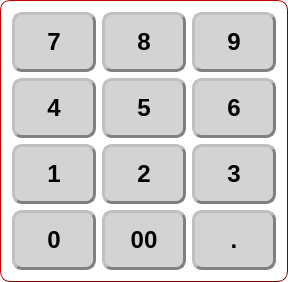
  <widget class="QGroupBox" name="groupBox_5">
   <property name="geometry">
    <rect>
     <x>850</x>
     <y>230</y>
     <width>281</width>
     <height>271</height>
    </rect>
   </property>
   <property name="styleSheet">
    <string notr="true">background-color: rgba(0, 0, 0, 0%);
border-style: outset;
border-width: 1px;
border-radius: 10px;
border-color: maroon;</string>
   </property>
   <property name="title">
    <string/>
   </property>
   <layout class="QGridLayout" name="gridLayout_7">
    <item row="2" column="1">
     <widget class="QPushButton" name="pushButton_72">
      <property name="minimumSize">
       <size>
        <width>84</width>
        <height>60</height>
       </size>
      </property>
      <property name="font">
       <font>
        <pointsize>18</pointsize>
        <weight>75</weight>
        <bold>true</bold>
        <strikeout>false</strikeout>
       </font>
      </property>
      <property name="styleSheet">
       <string notr="true">
QPushButton{
                                        background-color:LightGray;
                                        border-style: outset;
                                        border-width: 3px;
                                        border-radius: 10px;
                                        border-color: Gray;
                                        min-width: 6em;
                    color:black;
                                        }
                                        QPushButton:hover {
                                        background: qradialgradient(
                                        cx: 0.3, cy: -0.4, fx: 0.3, fy: -0.4,
                                        radius: 1.35, stop: 0 #fff, stop: 1 #bbb
                                        );
                                        }
                                        QPushButton:pressed {
                                        border-style: inset;
                                        background: qradialgradient(
                                        cx: 0.4, cy: -0.1, fx: 0.4, fy: -0.1,
                                        radius: 1.35, stop: 0 #fff, stop: 1 #ddd
                                        );
                                        }
                                    </string>
      </property>
      <property name="text">
       <string>5</string>
      </property>
     </widget>
    </item>
    <item row="2" column="2">
     <widget class="QPushButton" name="pushButton_99">
      <property name="minimumSize">
       <size>
        <width>84</width>
        <height>60</height>
       </size>
      </property>
      <property name="font">
       <font>
        <pointsize>18</pointsize>
        <weight>75</weight>
        <bold>true</bold>
        <strikeout>false</strikeout>
       </font>
      </property>
      <property name="styleSheet">
       <string notr="true">
QPushButton{
                                        background-color:LightGray;
                                        border-style: outset;
                                        border-width: 3px;
                                        border-radius: 10px;
                                        border-color: Gray;
                                        min-width: 6em;
                    color:black;
                                        }
                                        QPushButton:hover {
                                        background: qradialgradient(
                                        cx: 0.3, cy: -0.4, fx: 0.3, fy: -0.4,
                                        radius: 1.35, stop: 0 #fff, stop: 1 #bbb
                                        );
                                        }
                                        QPushButton:pressed {
                                        border-style: inset;
                                        background: qradialgradient(
                                        cx: 0.4, cy: -0.1, fx: 0.4, fy: -0.1,
                                        radius: 1.35, stop: 0 #fff, stop: 1 #ddd
                                        );
                                        }
                                    </string>
      </property>
      <property name="text">
       <string>6</string>
      </property>
     </widget>
    </item>
    <item row="3" column="2">
     <widget class="QPushButton" name="pushButton_100">
      <property name="minimumSize">
       <size>
        <width>84</width>
        <height>60</height>
       </size>
      </property>
      <property name="font">
       <font>
        <pointsize>18</pointsize>
        <weight>75</weight>
        <bold>true</bold>
        <strikeout>false</strikeout>
       </font>
      </property>
      <property name="styleSheet">
       <string notr="true">
QPushButton{
                                        background-color:LightGray;
                                        border-style: outset;
                                        border-width: 3px;
                                        border-radius: 10px;
                                        border-color: Gray;
                                        min-width: 6em;
                    color:black;
                                        }
                                        QPushButton:hover {
                                        background: qradialgradient(
                                        cx: 0.3, cy: -0.4, fx: 0.3, fy: -0.4,
                                        radius: 1.35, stop: 0 #fff, stop: 1 #bbb
                                        );
                                        }
                                        QPushButton:pressed {
                                        border-style: inset;
                                        background: qradialgradient(
                                        cx: 0.4, cy: -0.1, fx: 0.4, fy: -0.1,
                                        radius: 1.35, stop: 0 #fff, stop: 1 #ddd
                                        );
                                        }
                                    </string>
      </property>
      <property name="text">
       <string>3</string>
      </property>
     </widget>
    </item>
    <item row="3" column="0">
     <widget class="QPushButton" name="pushButton_107">
      <property name="minimumSize">
       <size>
        <width>84</width>
        <height>60</height>
       </size>
      </property>
      <property name="font">
       <font>
        <pointsize>18</pointsize>
        <weight>75</weight>
        <bold>true</bold>
        <strikeout>false</strikeout>
       </font>
      </property>
      <property name="styleSheet">
       <string notr="true">
QPushButton{
                                        background-color:LightGray;
                                        border-style: outset;
                                        border-width: 3px;
                                        border-radius: 10px;
                                        border-color: Gray;
                                        min-width: 6em;
                    color:black;
                                        }
                                        QPushButton:hover {
                                        background: qradialgradient(
                                        cx: 0.3, cy: -0.4, fx: 0.3, fy: -0.4,
                                        radius: 1.35, stop: 0 #fff, stop: 1 #bbb
                                        );
                                        }
                                        QPushButton:pressed {
                                        border-style: inset;
                                        background: qradialgradient(
                                        cx: 0.4, cy: -0.1, fx: 0.4, fy: -0.1,
                                        radius: 1.35, stop: 0 #fff, stop: 1 #ddd
                                        );
                                        }
                                    </string>
      </property>
      <property name="text">
       <string>1</string>
      </property>
     </widget>
    </item>
    <item row="4" column="2">
     <widget class="QPushButton" name="pushButton_98">
      <property name="minimumSize">
       <size>
        <width>84</width>
        <height>60</height>
       </size>
      </property>
      <property name="font">
       <font>
        <pointsize>18</pointsize>
        <weight>75</weight>
        <bold>true</bold>
        <strikeout>false</strikeout>
       </font>
      </property>
      <property name="styleSheet">
       <string notr="true">
QPushButton{
                                        background-color:LightGray;
                                        border-style: outset;
                                        border-width: 3px;
                                        border-radius: 10px;
                                        border-color: Gray;
                                        min-width: 6em;
                    color:black;
                                        }
                                        QPushButton:hover {
                                        background: qradialgradient(
                                        cx: 0.3, cy: -0.4, fx: 0.3, fy: -0.4,
                                        radius: 1.35, stop: 0 #fff, stop: 1 #bbb
                                        );
                                        }
                                        QPushButton:pressed {
                                        border-style: inset;
                                        background: qradialgradient(
                                        cx: 0.4, cy: -0.1, fx: 0.4, fy: -0.1,
                                        radius: 1.35, stop: 0 #fff, stop: 1 #ddd
                                        );
                                        }
                                    </string>
      </property>
      <property name="text">
       <string>.</string>
      </property>
     </widget>
    </item>
    <item row="0" column="0">
     <widget class="QPushButton" name="pushButton_111">
      <property name="minimumSize">
       <size>
        <width>84</width>
        <height>60</height>
       </size>
      </property>
      <property name="font">
       <font>
        <pointsize>18</pointsize>
        <weight>75</weight>
        <bold>true</bold>
        <strikeout>false</strikeout>
       </font>
      </property>
      <property name="styleSheet">
       <string notr="true">
QPushButton{
                                        background-color:LightGray;
                                        border-style: outset;
                                        border-width: 3px;
                                        border-radius: 10px;
                                        border-color: Gray;
                                        min-width: 6em;
                    color:black;
                                        }
                                        QPushButton:hover {
                                        background: qradialgradient(
                                        cx: 0.3, cy: -0.4, fx: 0.3, fy: -0.4,
                                        radius: 1.35, stop: 0 #fff, stop: 1 #bbb
                                        );
                                        }
                                        QPushButton:pressed {
                                        border-style: inset;
                                        background: qradialgradient(
                                        cx: 0.4, cy: -0.1, fx: 0.4, fy: -0.1,
                                        radius: 1.35, stop: 0 #fff, stop: 1 #ddd
                                        );
                                        }
                                    </string>
      </property>
      <property name="text">
       <string>7</string>
      </property>
     </widget>
    </item>
    <item row="2" column="0">
     <widget class="QPushButton" name="pushButton_106">
      <property name="minimumSize">
       <size>
        <width>84</width>
        <height>60</height>
       </size>
      </property>
      <property name="font">
       <font>
        <pointsize>18</pointsize>
        <weight>75</weight>
        <bold>true</bold>
        <strikeout>false</strikeout>
       </font>
      </property>
      <property name="styleSheet">
       <string notr="true">
QPushButton{
                                        background-color:LightGray;
                                        border-style: outset;
                                        border-width: 3px;
                                        border-radius: 10px;
                                        border-color: Gray;
                                        min-width: 6em;
                    color:black;
                                        }
                                        QPushButton:hover {
                                        background: qradialgradient(
                                        cx: 0.3, cy: -0.4, fx: 0.3, fy: -0.4,
                                        radius: 1.35, stop: 0 #fff, stop: 1 #bbb
                                        );
                                        }
                                        QPushButton:pressed {
                                        border-style: inset;
                                        background: qradialgradient(
                                        cx: 0.4, cy: -0.1, fx: 0.4, fy: -0.1,
                                        radius: 1.35, stop: 0 #fff, stop: 1 #ddd
                                        );
                                        }
                                    </string>
      </property>
      <property name="text">
       <string>4</string>
      </property>
     </widget>
    </item>
    <item row="3" column="1">
     <widget class="QPushButton" name="pushButton_108">
      <property name="minimumSize">
       <size>
        <width>84</width>
        <height>60</height>
       </size>
      </property>
      <property name="font">
       <font>
        <pointsize>18</pointsize>
        <weight>75</weight>
        <bold>true</bold>
        <strikeout>false</strikeout>
       </font>
      </property>
      <property name="styleSheet">
       <string notr="true">
QPushButton{
                                        background-color:LightGray;
                                        border-style: outset;
                                        border-width: 3px;
                                        border-radius: 10px;
                                        border-color: Gray;
                                        min-width: 6em;
                    color:black;
                                        }
                                        QPushButton:hover {
                                        background: qradialgradient(
                                        cx: 0.3, cy: -0.4, fx: 0.3, fy: -0.4,
                                        radius: 1.35, stop: 0 #fff, stop: 1 #bbb
                                        );
                                        }
                                        QPushButton:pressed {
                                        border-style: inset;
                                        background: qradialgradient(
                                        cx: 0.4, cy: -0.1, fx: 0.4, fy: -0.1,
                                        radius: 1.35, stop: 0 #fff, stop: 1 #ddd
                                        );
                                        }
                                    </string>
      </property>
      <property name="text">
       <string>2</string>
      </property>
     </widget>
    </item>
    <item row="0" column="2">
     <widget class="QPushButton" name="pushButton_97">
      <property name="minimumSize">
       <size>
        <width>84</width>
        <height>60</height>
       </size>
      </property>
      <property name="font">
       <font>
        <pointsize>18</pointsize>
        <weight>75</weight>
        <bold>true</bold>
        <strikeout>false</strikeout>
       </font>
      </property>
      <property name="styleSheet">
       <string notr="true">
QPushButton{
                                        background-color:LightGray;
                                        border-style: outset;
                                        border-width: 3px;
                                        border-radius: 10px;
                                        border-color: Gray;
                                        min-width: 6em;
                    color:black;
                                        }
                                        QPushButton:hover {
                                        background: qradialgradient(
                                        cx: 0.3, cy: -0.4, fx: 0.3, fy: -0.4,
                                        radius: 1.35, stop: 0 #fff, stop: 1 #bbb
                                        );
                                        }
                                        QPushButton:pressed {
                                        border-style: inset;
                                        background: qradialgradient(
                                        cx: 0.4, cy: -0.1, fx: 0.4, fy: -0.1,
                                        radius: 1.35, stop: 0 #fff, stop: 1 #ddd
                                        );
                                        }
                                    </string>
      </property>
      <property name="text">
       <string>9</string>
      </property>
     </widget>
    </item>
    <item row="4" column="0">
     <widget class="QPushButton" name="pushButton_101">
      <property name="minimumSize">
       <size>
        <width>84</width>
        <height>60</height>
       </size>
      </property>
      <property name="font">
       <font>
        <pointsize>18</pointsize>
        <weight>75</weight>
        <bold>true</bold>
        <strikeout>false</strikeout>
       </font>
      </property>
      <property name="styleSheet">
       <string notr="true">
QPushButton{
                                        background-color:LightGray;
                                        border-style: outset;
                                        border-width: 3px;
                                        border-radius: 10px;
                                        border-color: Gray;
                                        min-width: 6em;
                    color:black;
                                        }
                                        QPushButton:hover {
                                        background: qradialgradient(
                                        cx: 0.3, cy: -0.4, fx: 0.3, fy: -0.4,
                                        radius: 1.35, stop: 0 #fff, stop: 1 #bbb
                                        );
                                        }
                                        QPushButton:pressed {
                                        border-style: inset;
                                        background: qradialgradient(
                                        cx: 0.4, cy: -0.1, fx: 0.4, fy: -0.1,
                                        radius: 1.35, stop: 0 #fff, stop: 1 #ddd
                                        );
                                        }
                                    </string>
      </property>
      <property name="text">
       <string>0</string>
      </property>
     </widget>
    </item>
    <item row="0" column="1">
     <widget class="QPushButton" name="pushButton_110">
      <property name="minimumSize">
       <size>
        <width>84</width>
        <height>60</height>
       </size>
      </property>
      <property name="font">
       <font>
        <pointsize>18</pointsize>
        <weight>75</weight>
        <bold>true</bold>
        <strikeout>false</strikeout>
       </font>
      </property>
      <property name="styleSheet">
       <string notr="true">
QPushButton{
                                        background-color:LightGray;
                                        border-style: outset;
                                        border-width: 3px;
                                        border-radius: 10px;
                                        border-color: Gray;
                                        min-width: 6em;
                    color:black;
                                        }
                                        QPushButton:hover {
                                        background: qradialgradient(
                                        cx: 0.3, cy: -0.4, fx: 0.3, fy: -0.4,
                                        radius: 1.35, stop: 0 #fff, stop: 1 #bbb
                                        );
                                        }
                                        QPushButton:pressed {
                                        border-style: inset;
                                        background: qradialgradient(
                                        cx: 0.4, cy: -0.1, fx: 0.4, fy: -0.1,
                                        radius: 1.35, stop: 0 #fff, stop: 1 #ddd
                                        );
                                        }
                                    </string>
      </property>
      <property name="text">
       <string>8</string>
      </property>
     </widget>
    </item>
    <item row="4" column="1">
     <widget class="QPushButton" name="pushButton_112">
      <property name="minimumSize">
       <size>
        <width>84</width>
        <height>60</height>
       </size>
      </property>
      <property name="font">
       <font>
        <pointsize>18</pointsize>
        <weight>75</weight>
        <bold>true</bold>
        <strikeout>false</strikeout>
       </font>
      </property>
      <property name="styleSheet">
       <string notr="true">
QPushButton{
                                        background-color:LightGray;
                                        border-style: outset;
                                        border-width: 3px;
                                        border-radius: 10px;
                                        border-color: Gray;
                                        min-width: 6em;
                    color:black;
                                        }
                                        QPushButton:hover {
                                        background: qradialgradient(
                                        cx: 0.3, cy: -0.4, fx: 0.3, fy: -0.4,
                                        radius: 1.35, stop: 0 #fff, stop: 1 #bbb
                                        );
                                        }
                                        QPushButton:pressed {
                                        border-style: inset;
                                        background: qradialgradient(
                                        cx: 0.4, cy: -0.1, fx: 0.4, fy: -0.1,
                                        radius: 1.35, stop: 0 #fff, stop: 1 #ddd
                                        );
                                        }
                                    </string>
      </property>
      <property name="text">
       <string>00</string>
      </property>
     </widget>
    </item>
   </layout>
  </widget>
